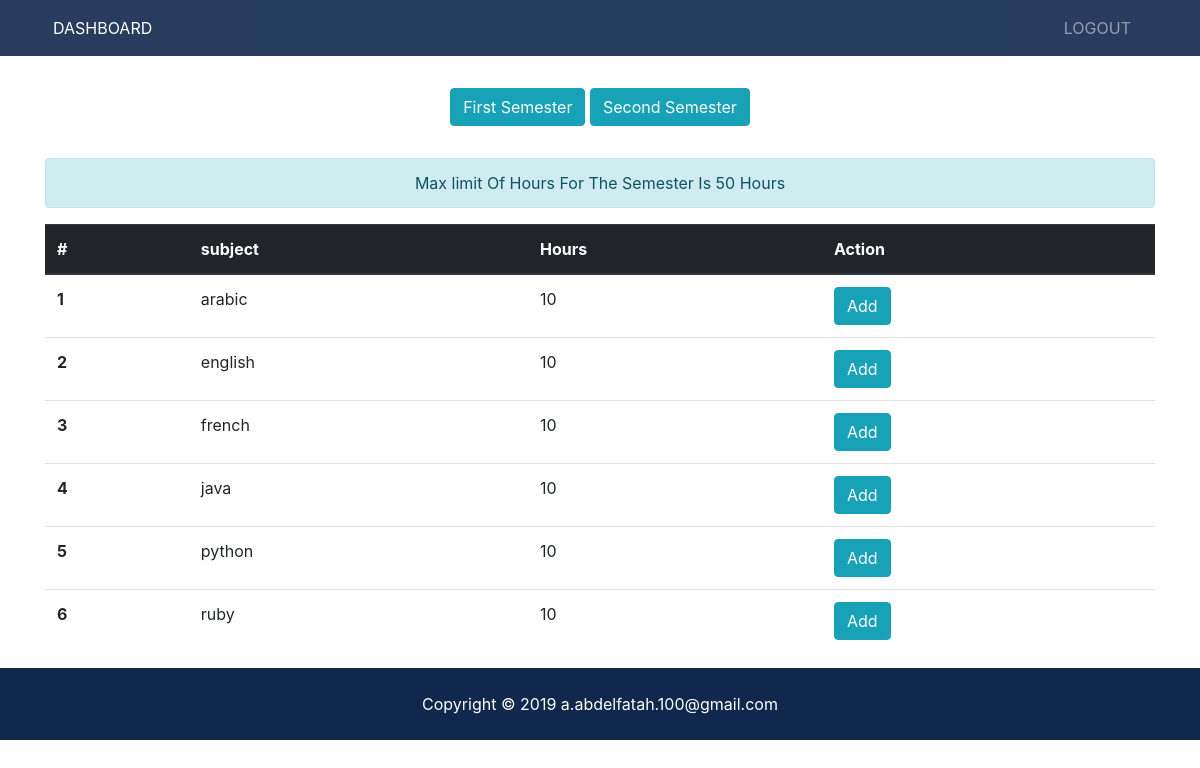
The page /accounts/dashboard/second/ (signed in) on the database its author committed.
### accounts/models.py (models this page shows, shortened)
class Subject(models.Model):
  name = models.CharField(max_length=50)
  hours = models.IntegerField(default = 0, blank = False)
  user = models.ManyToManyField(User, through='Membership')

### accounts/views.py (the view)
# urls.py: path('dashboard/<semester>/', views.dashboard, name="dashboard"),
@login_required
def dashboard(request, semester):
    subjects = Subject.objects.filter(user=request.user, membership__semester=semester)
    all_subjects = Subject.objects.all()
    other_semester = 'second' if semester == 'first' else 'first'
    subjects_other_semester = Subject.objects.filter(user=request.user, membership__semester=other_semester)
    context = {
        'all_subjects': all_subjects,
        'subjects': subjects,
        'semester': semester,
        'subjects_other_semester': subjects_other_semester,
        'other_semester': other_semester
    }
    return render(request, 'accounts/dashboard.html', context)

### accounts/templates/accounts/dashboard.html (shortened to what this page needs)
{% extends "base/base.html" %}
{% block content %}
<div class="container">
 <div class="text-center my-4">
    <a href="{% url 'accounts:dashboard' 'first' %}" class="btn btn-info my-2" role="button">First Semester</a>
    <a href="{% url 'accounts:dashboard' 'second' %}" class="btn btn-info" role="button">Second Semester</a>
 </div>
  <div class="alert alert-info text-center" role="alert">
        Max limit Of Hours For The Semester Is 50 Hours
  </div>
<div class="subjects">
    <table class="table">
      <thead class="thead-dark">
      <tr>
        <th scope="col">#</th>
        <th scope="col">subject</th>
        <th scope="col">Hours</th>
        <th scope="col">Action</th>
      </tr>
      </thead>
      <tbody>
      {% for subject in all_subjects %}
        <tr>
          <th scope="row">{{ forloop.counter }}</th>
          <td> {{ subject.name }} </td>
          <td> {{ subject.hours }}</td>
          <td>
            {% if subject not in subjects_other_semester %}
              {% if subject in subjects %}
                <a class="btn btn-danger" href="{% url 'accounts:remove_subject' subject.id semester %}">Remove</a>
              {% else %}
                <a class="btn btn-info" href="{% url 'accounts:add_subject' subject.id semester %}">Add</a>
              {% endif %}
            {% else %}
              {{ other_semester }} semester
            {% endif %}
          </td>
        </tr>
      {% endfor %}
      </tbody>
    </table>
</div>
</div>
{% endblock content %}

### rows shown on the page
Subject: name "arabic", hours "10"
Subject: name "english", hours "10"
Subject: name "french", hours "10"
Subject: name "java", hours "10"
Subject: name "python", hours "10"
Subject: name "ruby", hours "10"
